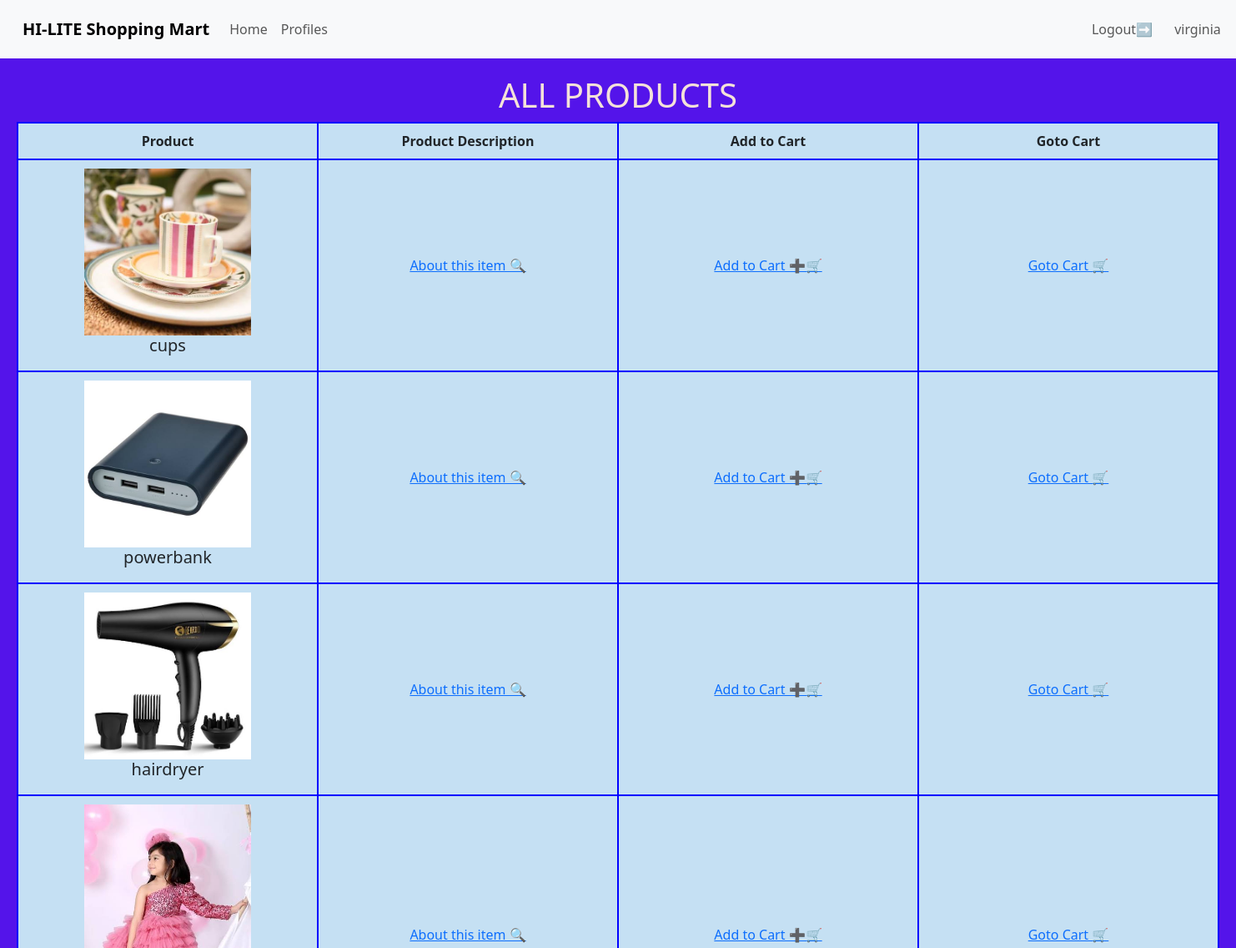
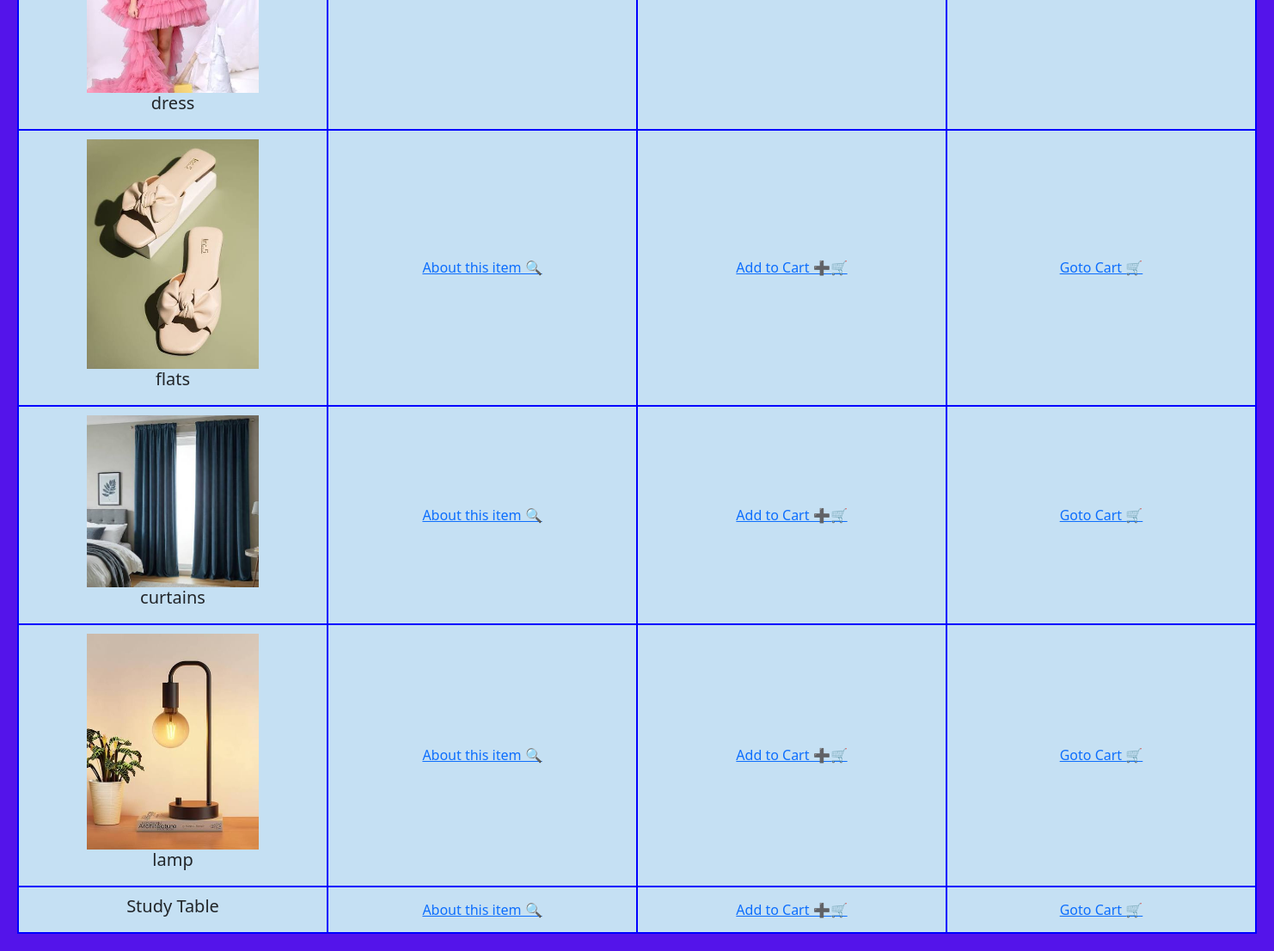
The page /shop/product (signed in) on the database its author committed (2 pictures, top to bottom).
### shop/models.py (models this page shows, shortened)
class Product(models.Model):
    name=models.CharField(max_length=40)
    price=models.IntegerField()
    des=models.TextField(blank=True)
    cat=models.ForeignKey(Category,on_delete=models.CASCADE)
    pimg=models.ImageField(upload_to="product",blank=True)

### shop/views.py (the view)
# urls.py: path('product',allproducts,name='products'),
@login_required(login_url="/shop/login")
def allproducts(request):
    pro = Product.objects.all()
    return render(request, "product.html", {'pro': pro})

### templates/product.html (shortened to what this page needs)
{% extends 'base.html' %}
{% load static %}
{% block content %}
    <link rel="stylesheet" href="{% static 'css/products.css' %}">
    <h1>ALL PRODUCTS</h1>
    <table>
        <thead>
            <tr>
                <th>Product</th>
                <th>Product Description</th>
                {% if request.user.username == 'monica' %}
                    <th>Edit</th>
                    <th>Delete</th>
                {% else %}
                    <th>Add to Cart</th>
                    <th>Goto Cart</th>
                {% endif %}
            </tr>
        </thead>
        <tbody>
            {% for i in pro %}
                <tr>
                    <td>
                        {% if i.pimg %}
                            <img src="/media/{{i.pimg}}" alt="" height="200px" width="200px">
                        {% endif %}
                        <h5>{{ i.name }}</h5> </td>
                    <td><a href="{% url 'product_details' i.id %}">About this item   🔍</a></td>
                    {% if request.user.username == 'monica' %}
                        <td><a href="{% url 'edit_product' i.id %}">Edit</a></td>
                        <td><a href="{% url 'delete_product' i.id %}">Delete  ❌</a></td>
                    {% else %}
                        <td><a href="{% url 'add_to_cart' i.id %}">Add to Cart  ➕🛒</a> </td>
                        <td><a href="{% url 'view_cart'  %}">Goto Cart 🛒</a> </td>
                    {% endif %}
                </tr>
            {% endfor %}
        </tbody>
    </table>
{% endblock %}

### templates/base.html (shortened to what this page needs)
{% load static %}
<head>
    <link href="https://cdn.jsdelivr.net/npm/bootstrap@5.3.8/dist/css/bootstrap.min.css" rel="stylesheet">
    <link rel="stylesheet" href="{% static 'css/base.css' %}">
</head>
<body>
    <header>
        <nav class="navbar navbar-expand-lg bg-body-tertiary">
                <div class="container-fluid">
                    <a class="navbar-brand  fw-bold" href="#">HI-LITE Shopping Mart</a>
                    <div class="collapse navbar-collapse" id="navbarSupportedContent">
                    <ul class="navbar-nav me-auto mb-2 mb-lg-0">
                        <li class="nav-item">
                        <a class="nav-link" href="{% url 'products'%}">Home</a>
                        </li>
                        {% if user.is_authenticated %}
                            <li class="nav-item">
                            <a class="nav-link" href="{% url 'profiles'%}">Profiles</a>
                            </li>
                            <div class="nav-right">
                                <li class="nav-item">
                                <a class="nav-link" href="{% url 'logout'%}">Logout➡️</a>
                                </li>
                                <li class="nav-item">
                                <a class="nav-link" href="">{{request.user}}</a>
                                </li>
                            </div>
                        {%endif%}
                    </ul>
                    </div>
                </div>
        </nav>
    </header>
    <div class="main">
            {% block content%}
            {% endblock %}
    </div>
</body>
</html>

### static/css/base.css (style rules this page uses)
.main { background-color: rgb(84, 20, 234); color: rgb(245, 226, 217); display: flex; flex-direction: column; align-items: center; justify-content: center; flex: 1; padding: 20px; }
body { min-height: 100%; display: flex; flex-direction: column; margin: 0; }
.navbar { display: flex; justify-content: space-between; align-items: center; padding: 15px; background-color: #f2f2f2; }
.nav-right { display: flex; flex-direction: row; gap: 10px; align-items: right; justify-items: end; margin-left: 900px; }

### static/css/products.css (style rules this page uses)
td { border: 2px solid blue; padding: 10px; width: 20%; border: 2px solid blue; padding: 10px; text-align: center; vertical-align: middle; }
tr { padding: 10px; width: 20%; }
th { border: 2px solid blue; padding: 10px; text-align: center; vertical-align: middle; }
img { max-width: 300px; height: auto; }
table { width: 100%; border-collapse: collapse; border: 2px solid blue; width: 100%; border-collapse: collapse; background-color: rgb(197, 224, 243); }

### rows shown on the page
Product: pimg (picture), name "cups"
Product: pimg (picture), name "powerbank"
Product: pimg (picture), name "hairdryer"
Product: pimg (picture), name "dress"
Product: pimg (picture), name "flats"
Product: pimg (picture), name "curtains"
Product: pimg (picture), name "lamp"
Product: name "Study Table"

### other values the page prints
{{ request.user }} "virginia"
